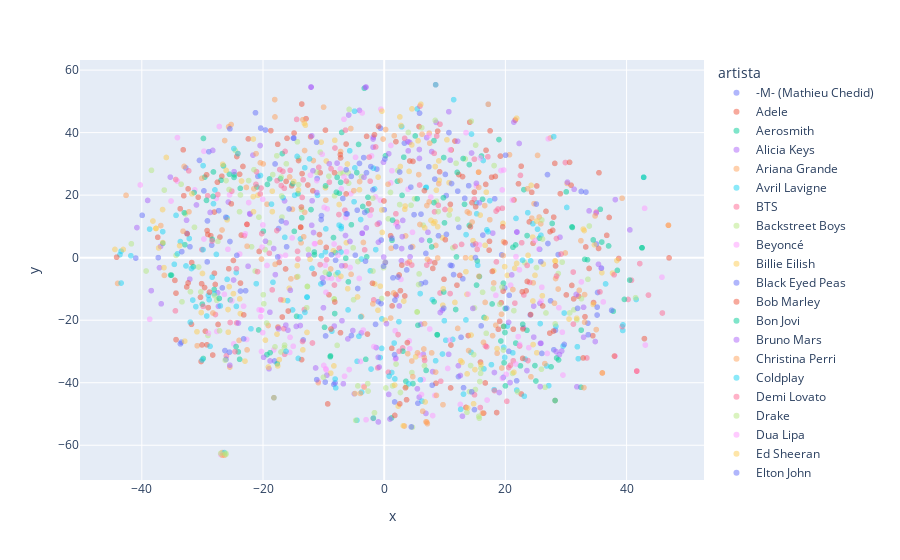

Notebook code for this chart:
### Code cell
fig = px.scatter(
    unique_df.sort_values("artista"),
    x="x", y="y",
    color="artista",
    hover_data=["musica"],
    opacity=0.5
)
fig.show()
